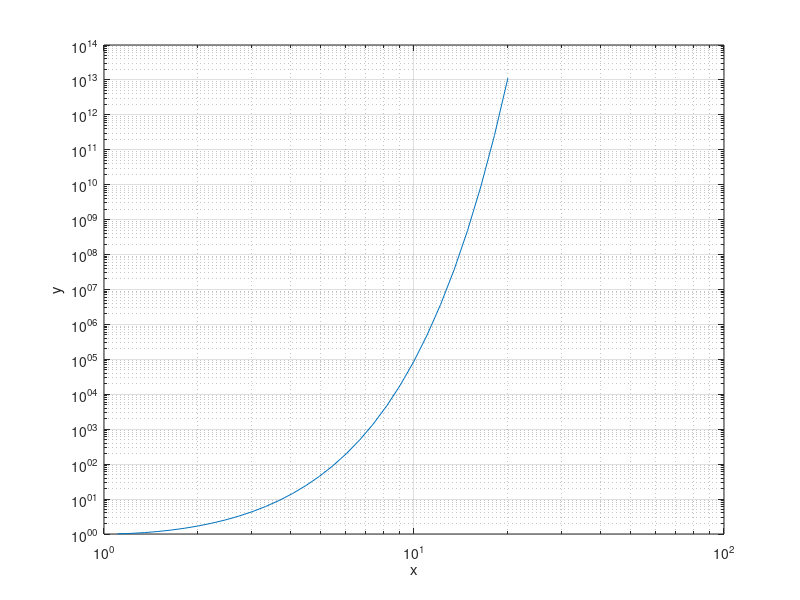

MATLAB code for this plot:
% L2_7 : Figure 2.7 
% Copyright S. Nakamura, 1995
set(gcf, 'NumberTitle','off','Name', 'Figure 2.7; List 2.7')

clear,clf,hold off
t = .1:.1:3;
x = exp(t);
y = exp(t.*sinh(t));
loglog(x,y)
grid
xlabel('x');ylabel('y')
